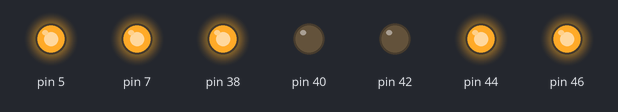
This sketch was run on a simulated Arduino Mega 2560, built with avr-gcc and run on an emulated ATmega2560. Parts: output pins drawn as LEDs (lit = HIGH). Pins used as bus, display or sensor lines are not drawn.

Above: at 0.2 s.
At 1.2 s:
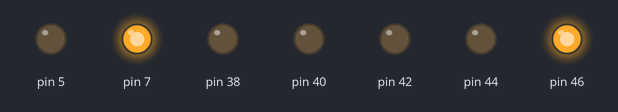
At 2.2 s:
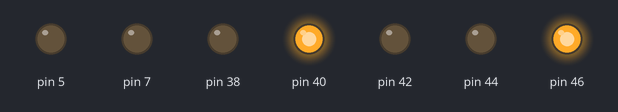
At 4.2 s:
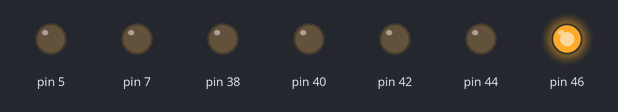
At 6.2 s:
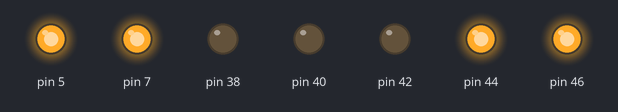
At 8.2 s:
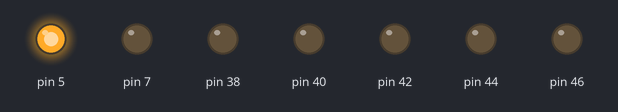
Timing chart, 0 to 11.7 s (numbered marks = the images above):
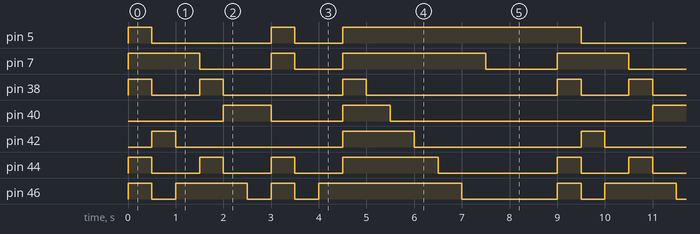

Measured:
- by itself, pin 5: repeats every 9.0 s: LOW 2.5 s, HIGH 0.50 s, LOW 1.0 s, HIGH 5.0 s
- by itself, pin 7: repeats every 9.0 s: LOW 1.5 s, HIGH 0.50 s, LOW 1.0 s, HIGH 3.0 s, LOW 1.5 s, HIGH 1.5 s
- by itself, pin 38: repeats every 9.0 s: LOW 1.0 s, HIGH 0.50 s, LOW 2.5 s, HIGH 0.50 s, LOW 4.0 s, HIGH 0.50 s
- by itself, pin 40: repeats every 9.0 s: LOW 1.5 s, HIGH 1.0 s, LOW 5.5 s, HIGH 1.0 s
- by itself, pin 42: repeats every 9.0 s: LOW 3.5 s, HIGH 1.5 s, LOW 3.5 s, HIGH 0.50 s
- by itself, pin 44: repeats every 9.0 s: 2 × (LOW 1.0 s, HIGH 0.50 s), LOW 1.0 s, HIGH 2.0 s, LOW 2.5 s, HIGH 0.50 s
- by itself, pin 46: repeats every 9.0 s: LOW 0.50 s, HIGH 1.5 s, LOW 0.50 s, HIGH 0.50 s, LOW 0.50 s, HIGH 3.0 s, LOW 2.0 s, HIGH 0.50 s

The sketch:

displayde7segmentos.ino
```cpp
byte col[3] = {48,50,52};
byte pos = 0;
void setup() {
  pinMode(50, OUTPUT);
  pinMode(52, OUTPUT);
  pinMode(48, OUTPUT);
pinMode(38, OUTPUT);
pinMode(40, OUTPUT);
pinMode(42, OUTPUT);
pinMode(44, OUTPUT);
pinMode(46, OUTPUT);
pinMode(7, OUTPUT);
pinMode(5, OUTPUT);
pinMode(6, OUTPUT);
}

void loop() {
for (byte i = 0; i < 3; i++){
  digitalWrite(col[i], LOW);
}
digitalWrite(38, HIGH);
digitalWrite(40, HIGH);
digitalWrite(42, HIGH);
digitalWrite(44, HIGH);
digitalWrite(46, HIGH);
digitalWrite(7, HIGH);
digitalWrite(5, HIGH);
digitalWrite(6, HIGH);
//1.
digitalWrite(6,LOW);
digitalWrite(40, LOW);
digitalWrite(42, LOW);
delay(500);
digitalWrite(40, HIGH);
digitalWrite(42, HIGH);
//2.
digitalWrite(38, LOW);
digitalWrite(40, LOW);
digitalWrite(44, LOW);
digitalWrite(5, LOW);
digitalWrite(46, LOW);
delay(500);
digitalWrite(38, HIGH);
digitalWrite(40, HIGH);
digitalWrite(44, HIGH);
digitalWrite(5, HIGH);
digitalWrite(46, HIGH);
//3.
digitalWrite(38, LOW);
digitalWrite(40, LOW);
digitalWrite(42, LOW);
digitalWrite(44, LOW);
digitalWrite(5, LOW);
delay(500);
digitalWrite(38, HIGH);
digitalWrite(40, HIGH);
digitalWrite(42, HIGH);
digitalWrite(44, HIGH);
digitalWrite(5, HIGH);
//4.
digitalWrite(40, LOW);
digitalWrite(42, LOW);
digitalWrite(5, LOW);
digitalWrite(7, LOW);
delay(500);
digitalWrite(40, HIGH);
digitalWrite(42, HIGH);
digitalWrite(5, HIGH);
digitalWrite(7, HIGH);
//5.
digitalWrite(38, LOW);
digitalWrite(42, LOW);
digitalWrite(5, LOW);
digitalWrite(7, LOW);
digitalWrite(44, LOW);
delay(500);
digitalWrite(38, HIGH);
digitalWrite(42, HIGH);
digitalWrite(5, HIGH);
digitalWrite(7, HIGH);
digitalWrite(44, HIGH);
//6.
digitalWrite(38, LOW);
digitalWrite(42, LOW);
digitalWrite(5, LOW);
digitalWrite(7, LOW);
digitalWrite(44, LOW);
digitalWrite(46, LOW);
delay(500);
digitalWrite(38, HIGH);
digitalWrite(42, HIGH);
digitalWrite(5, HIGH);
digitalWrite(7, HIGH);
digitalWrite(44, HIGH);
digitalWrite(46, HIGH);
//7.
digitalWrite(40, LOW);
digitalWrite(38, LOW);
digitalWrite(42, LOW);
delay(500);
digitalWrite(40, HIGH);
digitalWrite(38, HIGH);
digitalWrite(42, HIGH);
//8.
digitalWrite(38, LOW);
digitalWrite(40, LOW);
digitalWrite(42, LOW);
digitalWrite(44, LOW);
digitalWrite(46, LOW);
digitalWrite(5, LOW);
digitalWrite(7, LOW);
delay(500);
digitalWrite(38, HIGH);
digitalWrite(40, HIGH);
digitalWrite(42, HIGH);
digitalWrite(44, HIGH);
digitalWrite(46, HIGH);
digitalWrite(5, HIGH);
digitalWrite(7, HIGH);
//9.
digitalWrite(38, LOW);
digitalWrite(40, LOW);
digitalWrite(42, LOW);
digitalWrite(44, LOW);
digitalWrite(5, LOW);
digitalWrite(7, LOW);
delay(500);
digitalWrite(38, HIGH);
digitalWrite(40, HIGH);
digitalWrite(42, HIGH);
digitalWrite(44, HIGH);
digitalWrite(5, HIGH);
digitalWrite(7, HIGH);
//0 INF
digitalWrite(38, HIGH);
delay(500);
digitalWrite(38, LOW);
digitalWrite(40, HIGH);
delay(500);
digitalWrite(40, LOW);
digitalWrite(42, HIGH);
delay(500);
digitalWrite(42, LOW);
digitalWrite(44, HIGH);
delay(500);
digitalWrite(44, LOW);
digitalWrite(46, HIGH);
delay(500);
digitalWrite(46, LOW);
digitalWrite(7, HIGH);
delay(500);
digitalWrite(7, LOW);

delay(1500);
}
```
